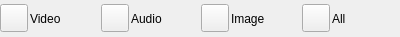
<?xml version="1.0" encoding="UTF-8"?>
<ui version="4.0">
 <class>FileTypeSelectWidgetUi</class>
 <widget class="QFrame" name="FileTypeSelectWidgetUi">
  <property name="geometry">
   <rect>
    <x>0</x>
    <y>0</y>
    <width>400</width>
    <height>37</height>
   </rect>
  </property>
  <property name="sizePolicy">
   <sizepolicy hsizetype="Expanding" vsizetype="Preferred">
    <horstretch>0</horstretch>
    <verstretch>0</verstretch>
   </sizepolicy>
  </property>
  <property name="minimumSize">
   <size>
    <width>0</width>
    <height>0</height>
   </size>
  </property>
  <property name="windowTitle">
   <string>Form</string>
  </property>
  <property name="styleSheet">
   <string notr="true"/>
  </property>
  <layout class="QHBoxLayout" name="horizontalLayout">
   <property name="spacing">
    <number>2</number>
   </property>
   <property name="leftMargin">
    <number>0</number>
   </property>
   <property name="topMargin">
    <number>0</number>
   </property>
   <property name="rightMargin">
    <number>0</number>
   </property>
   <property name="bottomMargin">
    <number>0</number>
   </property>
   <item>
    <widget class="VxPushButton" name="m_FileTypeVideoButton">
     <property name="minimumSize">
      <size>
       <width>28</width>
       <height>28</height>
      </size>
     </property>
     <property name="maximumSize">
      <size>
       <width>28</width>
       <height>28</height>
      </size>
     </property>
     <property name="text">
      <string/>
     </property>
     <property name="iconSize">
      <size>
       <width>28</width>
       <height>28</height>
      </size>
     </property>
    </widget>
   </item>
   <item>
    <widget class="QLabel" name="m_VideoLabel">
     <property name="text">
      <string>Video</string>
     </property>
    </widget>
   </item>
   <item>
    <widget class="VxPushButton" name="m_FileTypeAudioButton">
     <property name="minimumSize">
      <size>
       <width>28</width>
       <height>28</height>
      </size>
     </property>
     <property name="maximumSize">
      <size>
       <width>28</width>
       <height>28</height>
      </size>
     </property>
     <property name="text">
      <string/>
     </property>
     <property name="iconSize">
      <size>
       <width>28</width>
       <height>28</height>
      </size>
     </property>
    </widget>
   </item>
   <item>
    <widget class="QLabel" name="m_AudioLabel">
     <property name="text">
      <string>Audio</string>
     </property>
    </widget>
   </item>
   <item>
    <widget class="VxPushButton" name="m_FileTypeImageButton">
     <property name="minimumSize">
      <size>
       <width>28</width>
       <height>28</height>
      </size>
     </property>
     <property name="maximumSize">
      <size>
       <width>28</width>
       <height>28</height>
      </size>
     </property>
     <property name="text">
      <string/>
     </property>
     <property name="iconSize">
      <size>
       <width>28</width>
       <height>28</height>
      </size>
     </property>
    </widget>
   </item>
   <item>
    <widget class="QLabel" name="m_ImageLabel">
     <property name="text">
      <string>Image</string>
     </property>
    </widget>
   </item>
   <item>
    <widget class="VxPushButton" name="m_FileTypeAnyButton">
     <property name="minimumSize">
      <size>
       <width>28</width>
       <height>28</height>
      </size>
     </property>
     <property name="maximumSize">
      <size>
       <width>28</width>
       <height>28</height>
      </size>
     </property>
     <property name="text">
      <string/>
     </property>
     <property name="iconSize">
      <size>
       <width>28</width>
       <height>28</height>
      </size>
     </property>
    </widget>
   </item>
   <item>
    <widget class="QLabel" name="m_AllLabel">
     <property name="text">
      <string>All</string>
     </property>
    </widget>
   </item>
  </layout>
 </widget>
 <customwidgets>
  <customwidget>
   <class>VxPushButton</class>
   <extends>QPushButton</extends>
   <header>VxPushButton.h</header>
  </customwidget>
 </customwidgets>
 <resources/>
 <connections/>
</ui>
